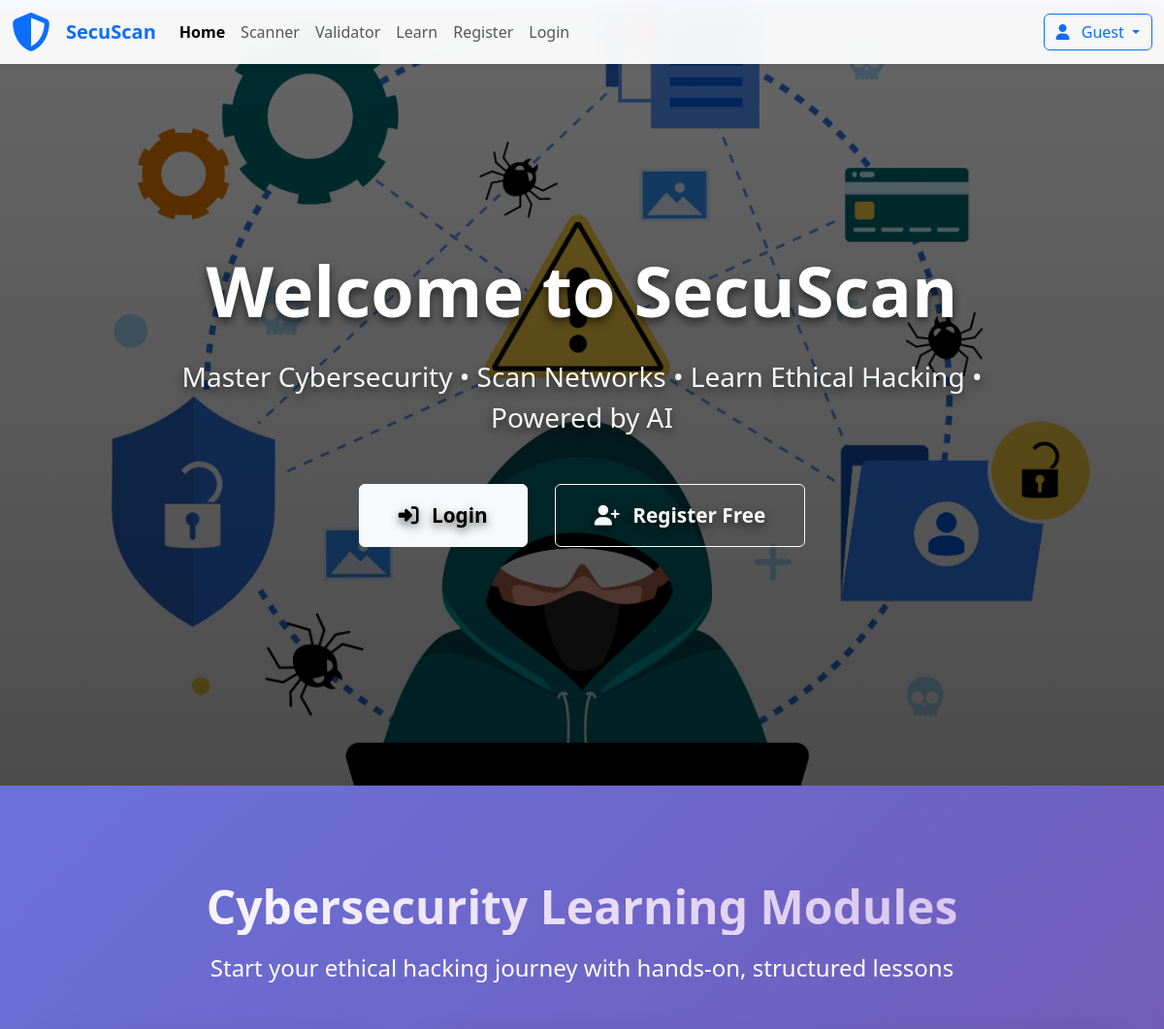
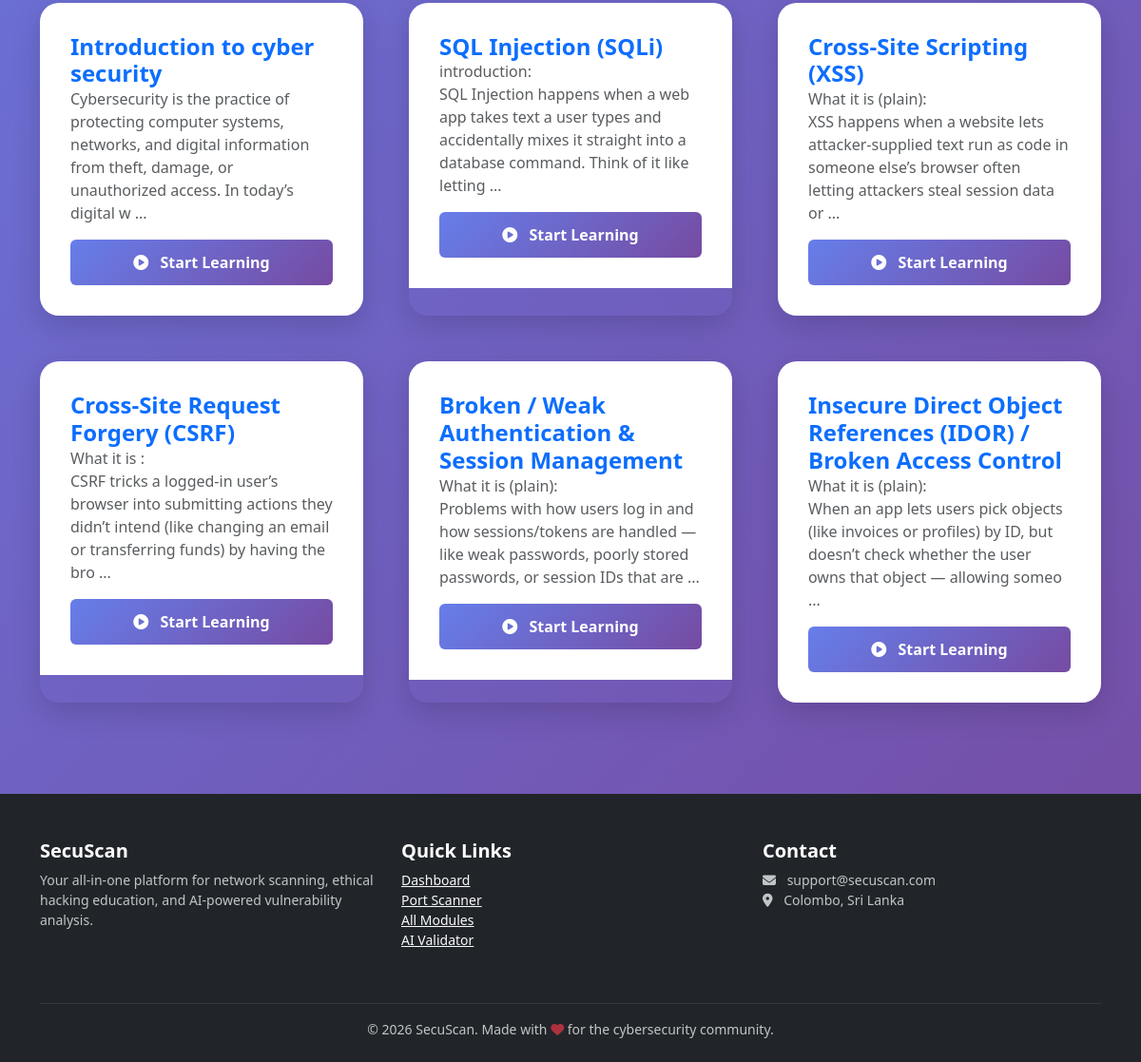
The page / on the database its author committed (2 pictures, top to bottom).
### tables this page shows
CREATE TABLE `lessons` (
  `lesson_id` int(11) NOT NULL,
  `header` varchar(255) NOT NULL,
  `content` text NOT NULL,
  `created_at` timestamp NOT NULL DEFAULT current_timestamp()
);

### index.php (the view, shortened to what this page needs)
<?php
require_once __DIR__ . '/modules/db.php';
$stmt = $pdo->query("SELECT lesson_id, header, SUBSTRING(content, 1, 160) AS snippet FROM lessons ORDER BY lesson_id ASC LIMIT 6");
$lessons = $stmt->fetchAll();
?>
<!DOCTYPE html>
<html lang="en">
<head>
    <link href="bootstrap/css/bootstrap.min.css" rel="stylesheet">
    <link href="https://cdnjs.cloudflare.com/ajax/libs/font-awesome/6.5.0/css/all.min.css" rel="stylesheet">
</head>
<body>
<?php
include "navbar.php";
$links = [
    'Home' => 'index.php',
    'Scanner' => 'scanner/scan.php',
    'Validator' => 'validator/ollama_chat.php',
     'Learn' => 'modules/all_module.php',
    'Register' => 'register.php',
    'Login' => 'login.php'
];
Nav_Bar($links);
?>
<section class="hero">
    <div class="container">
        <div class="row justify-content-center text-center">
            <div class="col-lg-10 hero-content">
                <h1>Welcome to SecuScan</h1>
                <p class="lead fs-3 mb-5 text-light opacity-90">
                    Master Cybersecurity • Scan Networks • Learn Ethical Hacking • Powered by AI
                </p>
                <div>
                    <a href="login.php" class="btn btn-light btn-cta me-4">
                        <i class="fas fa-sign-in-alt me-2"></i> Login
                    </a>
                    <a href="register.php" class="btn btn-outline-light btn-cta">
                        <i class="fas fa-user-plus me-2"></i> Register Free
                    </a>
                </div>
            </div>
        </div>
    </div>
</section>
<section class="py-5">
    <div class="container py-5">
        <h2 class="section-title" style="color: black;">Cybersecurity Learning Modules</h2>
        <p class="text-center text-white fs-4 mb-5 opacity-90">
            Start your ethical hacking journey with hands-on, structured lessons
        </p>
        <div class="row g-5">
            <?php foreach ($lessons as $lesson): ?>
                <div class="col-md-6 col-lg-4">
                    <div class="card-lesson h-100">
                        <div class="card-body d-flex flex-column">
                            <h4 class="card-title text-primary fw-bold">
                                <?= htmlspecialchars($lesson['header']) ?>
                            </h4>
                            <p class="text-muted flex-grow-1">
                                <?= nl2br(htmlspecialchars($lesson['snippet'])) ?>
                                <?= strlen($lesson['snippet']) >= 160 ? '...' : '' ?>
                            </p>
                            <div class="mt-auto">
                                <a href="modules/intro.php?lesson_id=<?= (int)$lesson['lesson_id'] ?>"
                                   class="btn btn-learn w-100">
                                    <i class="fas fa-play-circle me-2"></i> Start Learning
                                </a>
                            </div>
                        </div>
                    </div>
                </div>
            <?php endforeach; ?>
        </div>
    </div>
</section>
<footer class="bg-dark text-light pt-5 pb-4">
    <div class="container">
        <div class="row">
            <div class="col-md-4 mb-4">
                <h5 class="fw-bold text-white">SecuScan</h5>
                <p class="small opacity-75">
                    Your all-in-one platform for network scanning, ethical hacking education, and AI-powered vulnerability analysis.
                </p>
            </div>
            <div class="col-md-4 mb-4">
                <h5 class="fw-bold text-white">Quick Links</h5>
                <ul class="list-unstyled small">
                    <li><a href="user/dashboard.php" class="text-light footer-link">Dashboard</a></li>
                    <li><a href="scanner/scan.php" class="text-light footer-link">Port Scanner</a></li>
                    <li><a href="modules/all_module.php" class="text-light footer-link">All Modules</a></li>
                    <li><a href="validator/ollama_chat.php" class="text-light footer-link">AI Validator</a></li>
                </ul>
            </div>
            <div class="col-md-4 mb-4">
                <h5 class="fw-bold text-white">Contact</h5>
                <p class="small opacity-75">
                    <i class="fas fa-envelope me-2"></i> support@secuscan.com<br>
                    <i class="fas fa-map-marker-alt me-2"></i> Colombo, Sri Lanka
                </p>
            </div>
        </div>
        <hr class="border-secondary">
        <div class="text-center small opacity-75">
            © <?= date("Y") ?> SecuScan. Made with <i class="fas fa-heart text-danger"></i> for the cybersecurity community.
        </div>
    </div>
</footer>
</body>
</html>

### navbar.php (shortened to what this page needs)
<!DOCTYPE html>
<html lang="en">
<head>
    <link href="https://cdnjs.cloudflare.com/ajax/libs/font-awesome/6.5.0/css/all.min.css" rel="stylesheet">
</head>
<body>
<?php
function Nav_Bar($links) {
?>
    <nav class="navbar navbar-expand-lg navbar-light fixed-top bg-white shadow-sm">
        <div class="container-fluid">
            <a class="navbar-brand fw-bold text-primary d-flex align-items-center" href="#">
                <i class="fas fa-shield-alt fa-2x me-3"></i>
                SecuScan
            </a>
            <div class="collapse navbar-collapse" id="mainNav">
                <ul class="navbar-nav me-auto mb-2 mb-lg-0">
                    <?php
                    foreach ($links as $name => $url) {
                        $is_active = (basename($_SERVER["PHP_SELF"]) === basename($url)) ? "active fw-bold" : "";
                        echo '
                        <li class="nav-item">
                            <a class="nav-link ' . $is_active . '" href="' . htmlspecialchars($url) . '">
                                ' . htmlspecialchars($name) . '
                            </a>
                        </li>';
                    }
                    ?>
                </ul>
                <?php if (isset($_SESSION["username"])): ?>
                    <div class="dropdown">
                        <button class="btn btn-outline-primary dropdown-toggle" data-bs-toggle="dropdown">
                            <i class="fas fa-user me-2"></i>
                            <?= htmlspecialchars($_SESSION["username"]) ?>
                        </button>
                    </div>
                <?php endif; ?>
            </div>
        </div>
    </nav>
    <div style="height:10px;"></div>
<?php
}
?>
</body>
</html>

### index.php (style rules this page uses)
:root { --primary: #667eea; --secondary: #764ba2; --dark: #2d1b3d; --light: #f8f9fa; }
body { background: linear-gradient(135deg, #667eea 0%, #764ba2 100%); min-height: 100vh; font-family: 'Segoe UI', Tahoma, Geneva, Verdana, sans-serif; }
.navbar { background: rgba(255,255,255,0.95) !important; backdrop-filter: blur(10px); box-shadow: 0 8px 32px rgba(0,0,0,0.1); }
.hero { height: 100vh; background: linear-gradient(rgba(0,0,0,0.6), rgba(0,0,0,0.7)), url('images/img2.jpg') center/cover no-repeat; position: relative; display: flex; align-items: center; }
.hero-content { z-index: 2; color: white; text-shadow: 0 4px 10px rgba(0,0,0,0.6); }
.hero h1 { font-size: 4.5rem; font-weight: 800; margin-bottom: 1.5rem; }
.btn-cta { padding: 1rem 2.5rem; font-size: 1.3rem; font-weight: 600; transition: all 0.3s; }
.section-title { font-size: 3rem; font-weight: 700; background: linear-gradient(90deg, #ffffffff, #d3bceaff); -webkit-background-clip: text; -webkit-text-fill-color: transparent; text-align: center; margin-bottom: 1rem; }
.card-lesson { border: none; border-radius: 20px; overflow: hidden; box-shadow: 0 10px 30px rgba(0,0,0,0.15); transition: all 0.4s; height: 100%; }
.card-lesson .card-body { background: white; padding: 2rem; }
.btn-learn { background: linear-gradient(135deg, #667eea, #764ba2); color: white; border: none; padding: 12px 30px; font-weight: 600; }
footer { background: var(--dark); color: #ddd; }

### rows shown on the page
lessons: header "Introduction to cyber security", snippet "Cybersecurity is the practice of protecting computer systems, networks, and digital information from theft, damage, or unauthorized access. In today’s digital w"
lessons: header "SQL Injection (SQLi)", snippet "introduction: SQL Injection happens when a web app takes text a user types and accidentally mixes it straight into a database command. Think of it like letting"
lessons: header "Cross-Site Scripting (XSS)", snippet "What it is (plain): XSS happens when a website lets attacker-supplied text run as code in someone else’s browser often letting attackers steal session data or"
lessons: header "Cross-Site Request Forgery (CSRF)", snippet "What it is : CSRF tricks a logged-in user’s browser into submitting actions they didn’t intend (like changing an email or transferring funds) by having the bro"
lessons: header "Broken / Weak Authentication & Session Management", snippet "What it is (plain): Problems with how users log in and how sessions/tokens are handled — like weak passwords, poorly stored passwords, or session IDs that are"
lessons: header "Insecure Direct Object References (IDOR) / Broken Access Control", snippet "What it is (plain): When an app lets users pick objects (like invoices or profiles) by ID, but doesn’t check whether the user owns that object — allowing someo"

### other values the page prints
$name "Home"
$name "Scanner"
$name "Validator"
$name "Learn"
$name "Register"
$name "Login"
$_SESSION["username"] "Guest"
